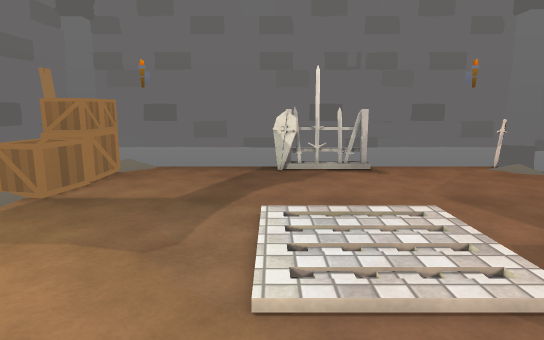
view 1 (above)

12 first-person views from a walk through a 3-D level made in the Unity game engine. The camera is 1.4 m above the floor, tilts 10° down and sees 75° across. The floor is counted in squares, 0.5 m on a side. Each view is taken from the middle of a square. On the plan, view 1 faces up. The plan holds only what a view shows up to about 20 squares ahead; the rest is blank. The player character is not drawn. Some surface patterns are stand-ins.

view 2
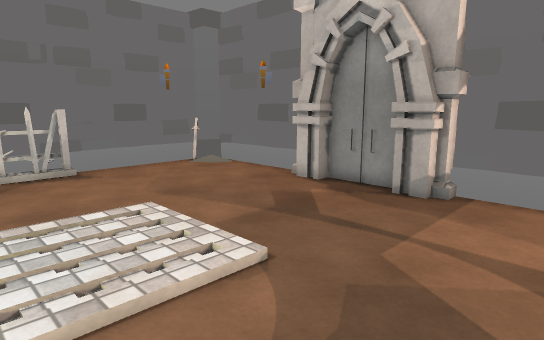

view 3
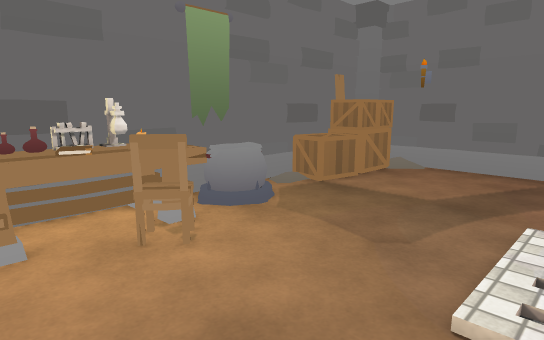

view 4
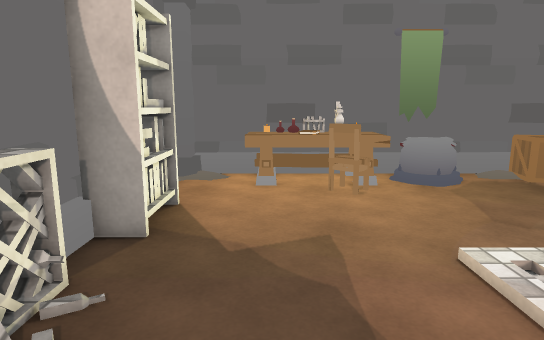

view 5
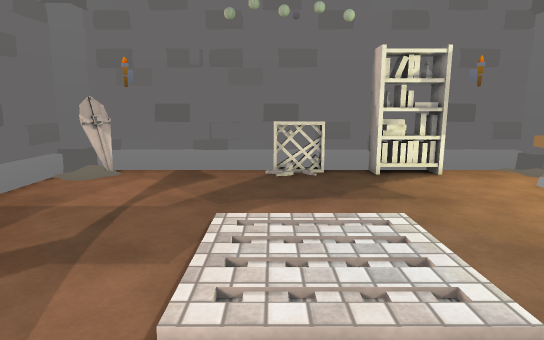

view 6
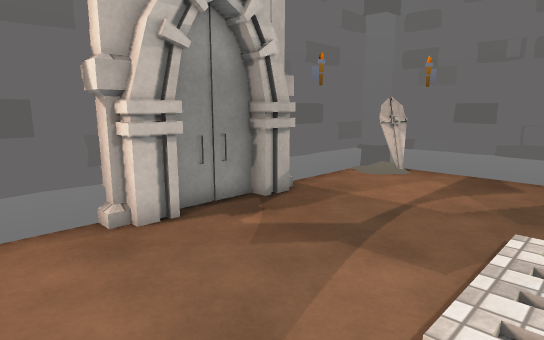

view 7
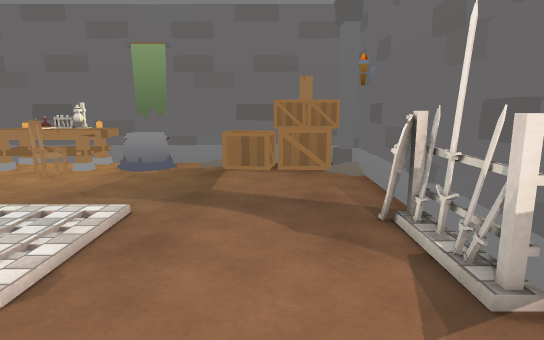

view 8
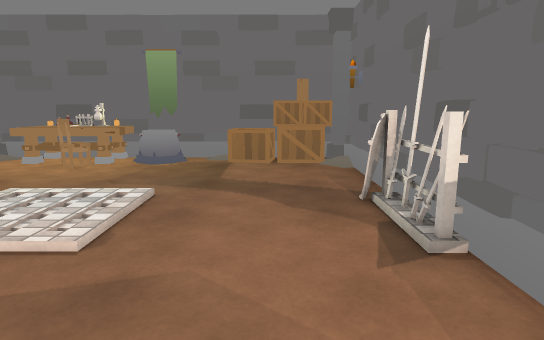

view 9
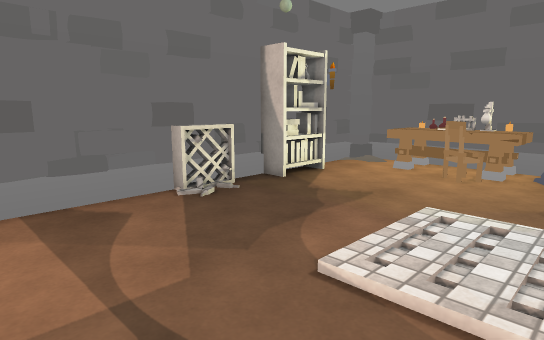

view 10
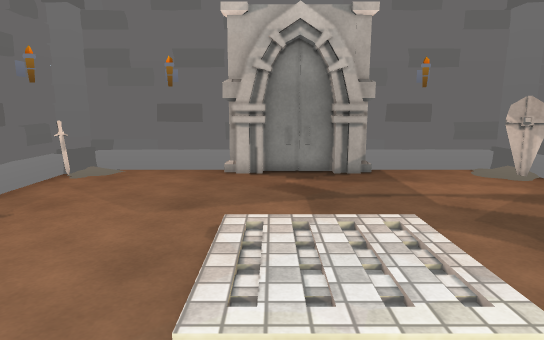

view 11
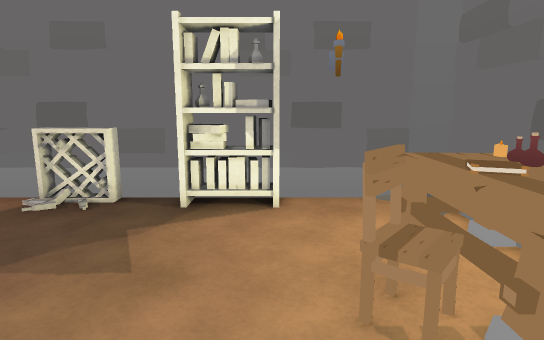

view 12
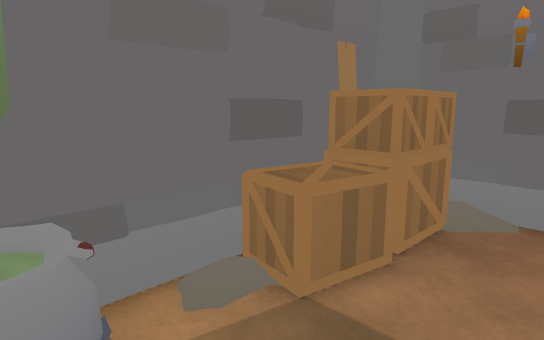

### Floor plan
Key: @ floor where view 1 was taken; # wall or solid block; . floor; C column; S sword; B box; R rack; A cauldron; T table; P potion; H chair; K books; L bottle; N candle; E bookshelf; I shield; O other object.
Columns run from 9 left of view 1 to 12 right of it. Each row starts with its distance up from view 1.
 18 CC
 17 C#OO###############OSC
 16 #CB......RR..R......C#
 15 #BB..................#
 14 # B..................#
 13 #BB..................#
 12 #BB..................#
 11 OBB..................#
 10 #...................O#
  9 #...................OO
  8 #AA.................OO
  7 #AA..................#
  6 #AA..................#
  5 #TT.................OO
  4 OPTHH...............OO
  3 PKKHH................#
  2 LLK..................#
  1 NTT..................#
  0 OTT......@...........#
 -1 O....................#
 -2 #C...#EP#.OOO......IC#
 -3 C#OO##EP###O#######O##
 -4 CC

Positions as (right, up) in squares from view 1, and headings:
1: (0, 0), facing up
2: (0, 0), facing up-right
3: (1, 0), facing up-left
4: (6, 1), facing left
5: (3, 13), facing down
6: (3, 13), facing down-right
7: (9, 13), facing left
8: (11, 13), facing left
9: (9, 8), facing down-left
10: (-4, 8), facing right
11: (-4, 8), facing down
12: (-4, 7), facing up-left
